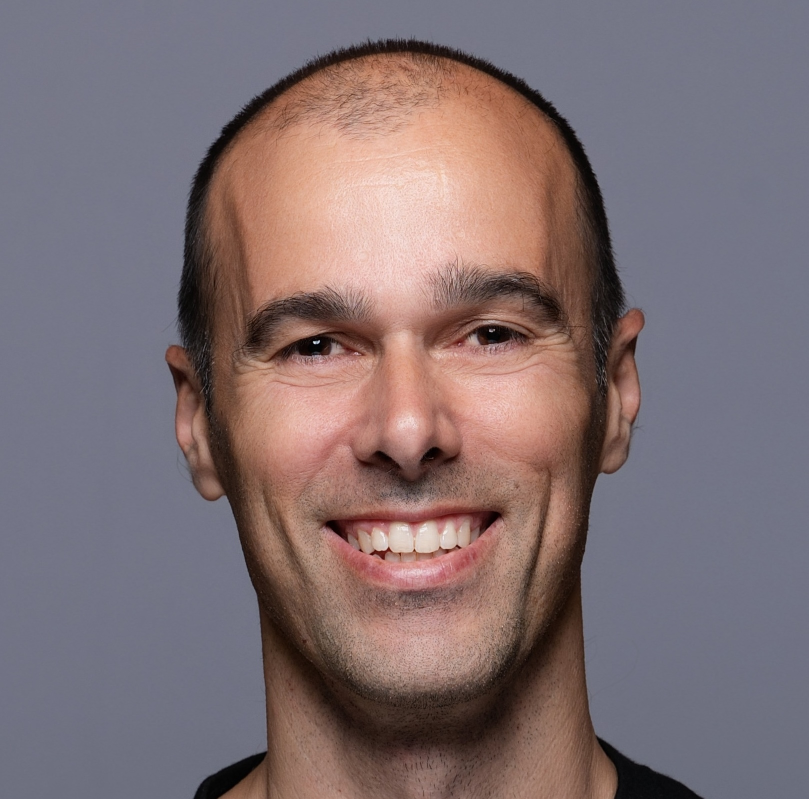
#> input picture profile_tonitassani.jpeg, 1617 x 1598 px (shown at 1/2 size)
$ python -i generate_cv.py   (imports and definitions only)
#> lines starting #> are read from the running program, lines starting #| are printed output that depends on the picture; after the words box and inside, x2 and y2 are one past the last pixel; in counts of white or black regions, pixels touching at a corner belong together
#!/usr/bin/env python3
"""
CV Generator
Generates a PDF CV using ReportLab and data from a JSON file.

Requirements:
    pip install reportlab pillow

Usage:
    python3 generate_cv.py cv_toni_tassani.json

The JSON file is resolved relative to this script unless an absolute path is used.
Font files should be in a 'fonts/' folder next to this script
(Raleway and Open Sans from Google Fonts).
"""

import argparse
import json
import os
import sys

try:
    from reportlab.pdfgen import canvas
    from reportlab.lib.pagesizes import A4
    from reportlab.lib.units import mm
    from reportlab.pdfbase import pdfmetrics
    from reportlab.pdfbase.ttfonts import TTFont
    from reportlab.pdfbase.pdfmetrics import stringWidth as SW
    from reportlab.lib.colors import HexColor, white
    from PIL import Image, ImageDraw
except ModuleNotFoundError as exc:
    missing_module = exc.name or "a required dependency"
    print(
        f"Missing Python dependency: {missing_module}\n"
        "Install the required packages with:\n"
        "  python3 -m pip install reportlab pillow",
        file=sys.stderr,
    )
    sys.exit(1)

# ─────────────────────────────────────────────────────────────────────────────
# PATHS  — adjust if your folder structure differs
# ─────────────────────────────────────────────────────────────────────────────
SCRIPT_DIR  = os.path.dirname(os.path.abspath(__file__))
FONTS_DIR   = os.path.join(SCRIPT_DIR, "fonts")

# ─────────────────────────────────────────────────────────────────────────────
# COLOURS
# ─────────────────────────────────────────────────────────────────────────────
# [1 line that did not run here, left out]
# [1 line that did not run here, left out]
# [1 line that did not run here, left out]
# [1 line that did not run here, left out]
# [1 line that did not run here, left out]
WHITE = white
# [1 line that did not run here, left out]

# ─────────────────────────────────────────────────────────────────────────────
# ICON PATHS  (extracted from Enhancv resumeicons font, unitsPerEm=512)
# phone=CID 0x0013, email=CID 0x0020, link=CID 0x00C8, location=CID 0x00F3
# ─────────────────────────────────────────────────────────────────────────────
ICON_PATHS = {
    "phone": (
        "M342 486Q281 486 242 443L207 412Q188 392 207 371Q228 352 247 371L282 406"
        "Q306 429 342.5 429.0Q379 429 403 406Q429 378 429 342Q429 303 403 282L371 247"
        "Q352 228 371 207Q380 198 391 198Q404 198 411 207L446 242Q486 282 486 342"
        "Q486 404 443 443Q404 486 342 486Z"
        "M265 141L230 106Q206 83 169.5 83.0Q133 83 109 106Q83 134 83 170"
        "Q83 209 109 230L141 265Q160 284 141 305Q120 324 100 305L69 270"
        "Q26 231 26 170Q26 108 69 69Q108 26 170 26Q231 26 270 69L305 103"
        "Q324 124 305 144Q286 162 265 141Z"
        "M296 337L175 216Q156 196 175 175Q185 167 196 167Q206 167 216 175L337 296"
        "Q356 316 337 337Q316 356 296 337Z"
    ),
    "email": (
        "M457 158Q457 150 454 138Q452 127 448 118Q442 102 413 88Q388 73 360 73"
        "Q350 73 345 74Q335 76 329 78Q325 79 315 82L299 88Q295 90 290.5 91.5"
        "Q286 93 285 93Q251 106 235 117Q198 140 160 178Q119 219 98 254"
        "Q84 276 75 304Q74 305 69 318Q67 325 64 334Q64 335 62.0 339.5"
        "Q60 344 59 347Q57 359 56 364Q55 368 55 379Q55 404 69 432"
        "Q86 461 100 467Q105 470 119 473Q137 475 139 475H145Q151 472 161 453"
        "Q162 452 163.5 449.0Q165 446 166.5 443.0Q168 440 169 437Q173 431 179 419"
        "L188 404L189 403Q190 402 191.0 400.5Q192 399 193 397Q196 393 199 387"
        "Q201 381 201 379Q201 374 193 364Q182 353 175 349Q163 339 158 333"
        "Q149 326 149 320Q149 318 151 314L153 308Q154 308 155.0 305.0"
        "Q156 302 157 301Q160 296 161 296Q182 257 210 229Q240 199 277 179"
        "Q278 179 283 176Q289 172 290 172Q292 170 296 169Q298 168 302 168"
        "Q308 168 315 176Q326 187 330 194Q340 206 346 211Q354 219 360.0 219.0"
        "Q366 219 368 217Q373 215 379 211Q383 209 386 206Q388 205 390.5 203.5"
        "Q393 202 396.0 200.0Q399 198 401 197Q404 195 410.0 192.0Q416 189 419 187"
        "L435 179Q454 168 456 164Q457 162 457 158Z"
    ),
    "link": (
        "M359 364V210Q359 198 363 188Q367 181 373 178Q378 174 387 174"
        "Q403 174 416 184Q428 194 434 206Q441 218 444 234Q446 243 446 269"
        "Q446 293 440 314Q434 338 421 356Q409 376 391 392Q376 407 353 420"
        "Q330 432 307 438Q279 445 256 445Q234 445 206 438Q183 432 160 419"
        "Q143 409 122 390Q102 370 92 351Q81 332 73 306Q66 282 66 255"
        "Q66 233 73 205Q82 175 92 159Q105 137 122 121Q146 99 160 91"
        "Q180 80 206 72Q225 66 256 66Q285 66 307 73Q334 81 354 93L375 56"
        "Q346 39 318 31Q282 22 255 22Q226 22 194 30Q163 39 138 54"
        "Q112 70 91 90Q69 112 55 137Q43 158 32 192Q24 219 24 254"
        "Q24 288 32 315Q41 345 55 370Q72 396 91 418Q111 438 138 454"
        "Q160 467 194 477Q226 485 255 485Q286 485 318 477Q350 467 373 454"
        "Q401 439 420 420Q443 397 456 375Q472 349 479 323Q487 299 487 266"
        "Q487 250 484.0 234.0Q481 218 475 203Q468 187 461 176Q451 162 441 154"
        "Q429 144 415 138Q404 133 385 133Q362 133 349 142Q336 151 326 166"
        "Q314 155 294 147Q280 141 254 141Q230 141 210 150Q190 157 174 173"
        "Q160 187 151 207Q143 228 143 250Q143 271 152 292Q160 311 175.0 326.0"
        "Q190 341 210 350Q232 358 254 358Q274 358 287 354Q305 348 316 340V359H359Z"
        "M255 187Q278 187 293 198Q308 207 317 224V282Q312 292 306 298"
        "Q298 306 292 310Q288 312 274 318Q262 320 254 320Q239 320 227 314"
        "Q216 310 206 300Q195 291 191 278Q186 265 186 253Q186 240 191 227"
        "Q195 216 205 206Q210 200 226 192Q241 187 255 187Z"
    ),
    "location": (
        "M412 380Q400 410 376 434Q349 459 322 470Q289 484 256.0 484.0"
        "Q223 484 190 470Q163 459 136 434Q112 410 100 380Q86 347 86.0 314.0"
        "Q86 281 100 248Q105 233 117 216L229 45Q240 28 256.0 28.0"
        "Q272 28 283 45L395 216Q407 233 412 248Q426 281 426.0 314.0"
        "Q426 347 412 380Z"
        "M301 269Q282 250 256.0 250.0Q230 250 211 269Q193 287 193 314"
        "Q193 340 211 358Q230 377 256.0 377.0Q282 377 301 358"
        "Q319 340 319 314Q319 287 301 269Z"
    ),
}

ICON_UPM = 512  # font units per em


# [23 lines that did not run here, left out]


def _parse_svg_path(path, d):
    """Parse a minimal SVG path string (M, L, Q, Z) into a ReportLab path."""
    import re
    tokens = re.findall(r'[MLQZ]|[-+]?\d*\.?\d+', d)
    i = 0
    cx, cy = 0, 0
    while i < len(tokens):
        cmd = tokens[i]; i += 1
        if cmd == 'M':
            cx, cy = float(tokens[i]), float(tokens[i+1]); i += 2
            path.moveTo(cx, cy)
        elif cmd == 'L':
            cx, cy = float(tokens[i]), float(tokens[i+1]); i += 2
            path.lineTo(cx, cy)
        elif cmd == 'Q':
            x1, y1 = float(tokens[i]), float(tokens[i+1]); i += 2
            x2, y2 = float(tokens[i]), float(tokens[i+1]); i += 2
            # Convert quadratic bezier to cubic
            cpx1 = cx + 2/3 * (x1 - cx)
            cpy1 = cy + 2/3 * (y1 - cy)
            cpx2 = x2 + 2/3 * (x1 - x2)
            cpy2 = y2 + 2/3 * (y1 - y2)
            path.curveTo(cpx1, cpy1, cpx2, cpy2, x2, y2)
            cx, cy = x2, y2
        elif cmd == 'Z':
            path.close()
            cx, cy = 0, 0


# ─────────────────────────────────────────────────────────────────────────────
# FONT SETUP
# ─────────────────────────────────────────────────────────────────────────────

def register_fonts():
    ral = os.path.join(FONTS_DIR, "Raleway", "static")
    osn = os.path.join(FONTS_DIR, "Open_Sans", "static")
    font_candidates = {
        "Raleway-Regular": [
            os.path.join(ral, "Raleway-Regular.ttf"),
        ],
        "Raleway-Medium": [
            os.path.join(ral, "Raleway-Medium.ttf"),
            os.path.join(ral, "Raleway-Regular.ttf"),
        ],
        "Raleway-SemiBold": [
            os.path.join(ral, "Raleway-SemiBold.ttf"),
            os.path.join(ral, "Raleway-Bold.ttf"),
        ],
        "Raleway-Bold": [
            os.path.join(ral, "Raleway-Bold.ttf"),
            os.path.join(ral, "Raleway-SemiBold.ttf"),
        ],
        "Raleway-ExtraBold": [
            os.path.join(ral, "Raleway-ExtraBold.ttf"),
            os.path.join(ral, "Raleway-Bold.ttf"),
        ],
        "OpenSans-Regular": [
            os.path.join(osn, "OpenSans-Regular.ttf"),
        ],
        "OpenSans-SemiBold": [
            os.path.join(osn, "OpenSans-SemiBold.ttf"),
            os.path.join(osn, "OpenSans-Bold.ttf"),
        ],
        "OpenSans-Bold": [
            os.path.join(osn, "OpenSans-Bold.ttf"),
            os.path.join(osn, "OpenSans-ExtraBold.ttf"),
        ],
    }

    for font_name, candidates in font_candidates.items():
        font_path = next((path for path in candidates if os.path.exists(path)), None)
        if font_path is None:
            raise FileNotFoundError(
                f"Could not find a font file for {font_name}. Looked in: {', '.join(candidates)}"
            )
        pdfmetrics.registerFont(TTFont(font_name, font_path))


def parse_args():
    parser = argparse.ArgumentParser(description="Generate a CV PDF from a JSON data file.")
    parser.add_argument("cv_json", help="CV JSON file path, relative to this script or absolute.")
    return parser.parse_args()


def resolve_path(path_value):
    if os.path.isabs(path_value):
        return path_value
    return os.path.join(SCRIPT_DIR, path_value)


def load_cv_data(json_path):
    resolved_json_path = resolve_path(json_path)
    with open(resolved_json_path, "r", encoding="utf-8") as fh:
        data = json.load(fh)

    data["resolved_json_path"] = resolved_json_path
    data["photo_path"] = resolve_path(data["photo_path"])
    data["output_path"] = resolve_path(data["output_pdf"])
    return data


# ─────────────────────────────────────────────────────────────────────────────
# PHOTO PREPARATION
# ─────────────────────────────────────────────────────────────────────────────

def prepare_photo(src_path, out_path):
    """Crop photo to a square and save as PNG with circular mask."""
#> called with src_path = 'profile_tonitassani.jpeg', out_path = 'out.png'
    img = Image.open(src_path).convert("RGBA")
    w, h = img.size
#> w = 1617; h = 1598
    side = min(w, h)
#> side = 1598
    left = (w - side) // 2
#> left = 9
    top  = (h - side) // 2
#> top = 0
    img = img.crop((left, top, left + side, top + side)).resize((300, 300), Image.LANCZOS)
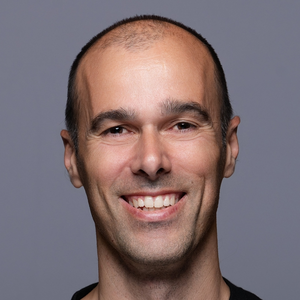
#> img: PIL image 300x300 RGBA; mean R, G, B, A 127.3, 111.1, 114.3, 255

    mask = Image.new("L", (300, 300), 0)
#> mask: PIL image 300x300 L; every value is 0
    ImageDraw.Draw(mask).ellipse((0, 0, 300, 300), fill=255)
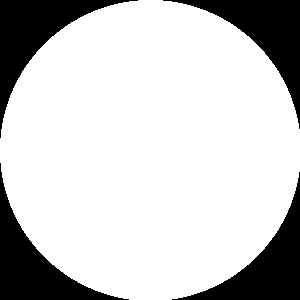
#> mask: PIL image 300x300 L; 79% white; 4 black regions, box (x1, y1, x2, y2) and area: (0, 0, 138, 138) 4868, (163, 0, 300, 129) 4730, (0, 163, 129, 300) 4730, (172, 172, 300, 300) 4593
    result = Image.new("RGBA", (300, 300), (0, 0, 0, 0))
#> result: PIL image 300x300 RGBA; every value is 0
    result.paste(img, mask=mask)
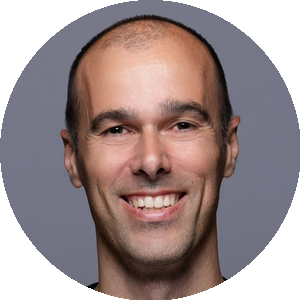
#> result: PIL image 300x300 RGBA; mean R, G, B, A 103.6, 87.3, 87.5, 201.4; transparent parts drawn white
    result.save(out_path)
    return out_path


# ─────────────────────────────────────────────────────────────────────────────
# PAGE GEOMETRY
# ─────────────────────────────────────────────────────────────────────────────
# [1 line that did not run here, left out]
# [1 line that did not run here, left out]
# [1 line that did not run here, left out]
# [1 line that did not run here, left out]
# [1 line that did not run here, left out]
# [1 line that did not run here, left out]
# [1 line that did not run here, left out]
# [1 line that did not run here, left out]
# [1 line that did not run here, left out]
# [1 line that did not run here, left out]
# [1 line that did not run here, left out]


# ─────────────────────────────────────────────────────────────────────────────
# TEXT UTILITIES
# ─────────────────────────────────────────────────────────────────────────────

# [12 lines left out: function wrap_text, not called in this run]


# ─────────────────────────────────────────────────────────────────────────────
# CANVAS STATE
# ─────────────────────────────────────────────────────────────────────────────
class CV:
    # [5 lines left out: function __init__, not called in this run]

    def _paint_sidebar(self):
        self.c.setFillColor(NAVY)
        self.c.rect(MAIN_W, 0, SIDE_W, H, fill=1, stroke=0)

    # [5 lines left out: function new_page, not called in this run]

    def check_main(self, needed):
        if self.my - needed < PAD_BOT:
            self.new_page()

    def save(self):
        self.c.save()

    # ── Sidebar helpers ──────────────────────────────────────────────

    # [264 lines left out: functions ssec, spara, scert, slang, sskill, msec and 3 more, not called in this run]


# [2 lines not run here, left out]

>>> result = prepare_photo('profile_tonitassani.jpeg', 'out.png')
